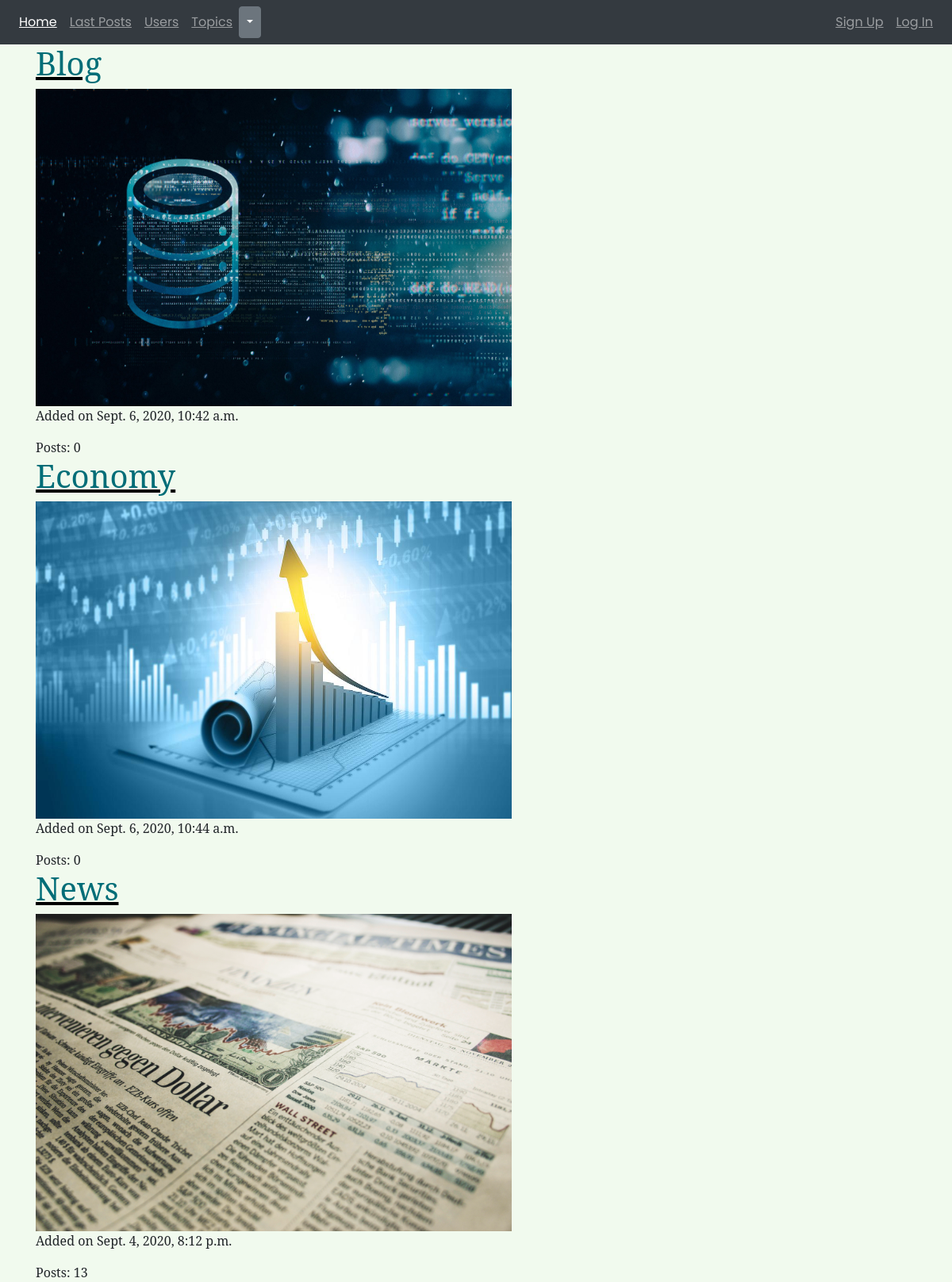
Page /topics/ on the committed database.
### topics/models.py (models this page shows, shortened)
class Topic(models.Model):
    name = models.CharField(max_length = 128, unique=True)
    slug = models.SlugField(allow_unicode=True, unique=True, editable = False)
    details = models.TextField(max_length = 1024, default=' ')
    added_date = models.DateTimeField()
    image = models.ImageField(null=True)
    def __str__(self):
        return self.name
    class Meta:
        ordering = ['name']

### topics/views.py (the view)
# urls.py: path('', views.TopicList.as_view(), name='index'),
class TopicList(generic.ListView):
    model = Topic
    template_name='topics/index.html'

### blogsite/context_processors.py (called while the page is built)
def display_topics(request):
    topics = Topic.objects.all()
    return {'topics':topics}

### topics/templates/topics/index.html
{% extends 'topics/topics_base.html' %}
{% block topic %}
<div class="container">
{% for topic in topic_list %}
<a href="{% url 'topics:detail' topic.slug %}"><h1>{{topic.name}}</h1></a>
  {% if topic.image %}<img src="{{topic.image.url}}" alt="" width=600px
    height = 400px>{% endif %}
  <p>Added on {{topic.added_date}}</p>
  Posts: {{topic.post_set.count}}
{% endfor %}
</div>
{% endblock %}

### static/css/master.css (style rules this page uses)
h1 { color:#006d77; }
a { color:black; text-decoration: underline; }
body { font-family: 'Noto Serif', serif; background-color: #f1faee; }

### rows in the picture
Topic: name "Blog", image (picture), added_date "Sept. 6, 2020, 10:42 a.m.", post_set.count "0"
Topic: name "Economy", image (picture), added_date "Sept. 6, 2020, 10:44 a.m.", post_set.count "0"
Topic: name "News", image (picture), added_date "Sept. 4, 2020, 8:12 p.m.", post_set.count "13"
